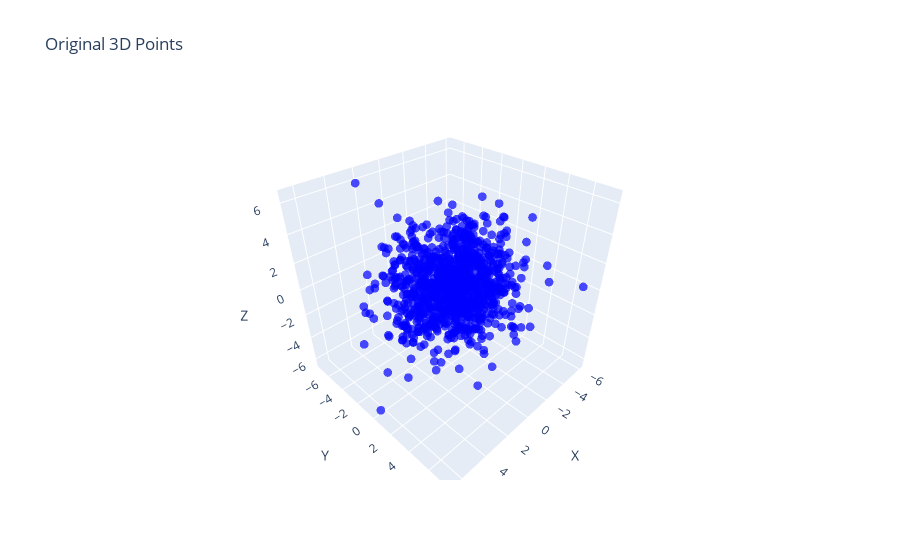
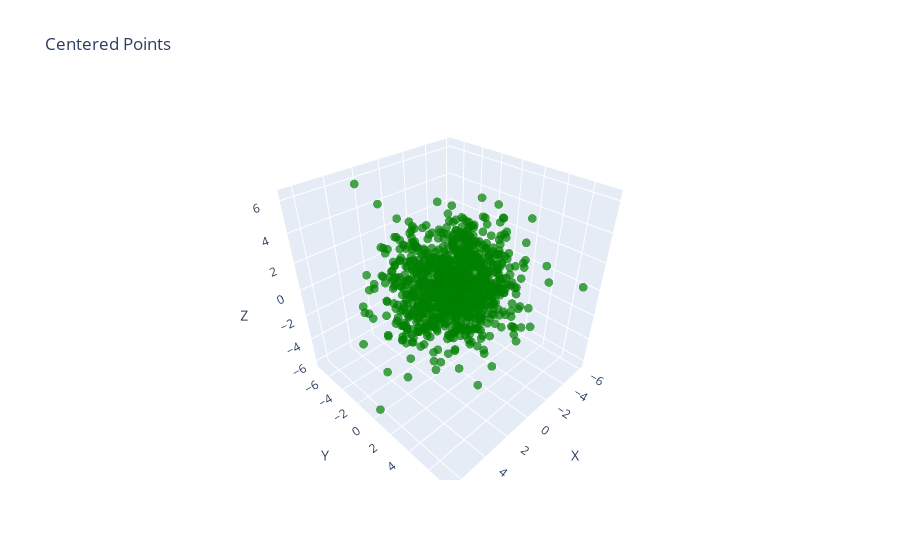
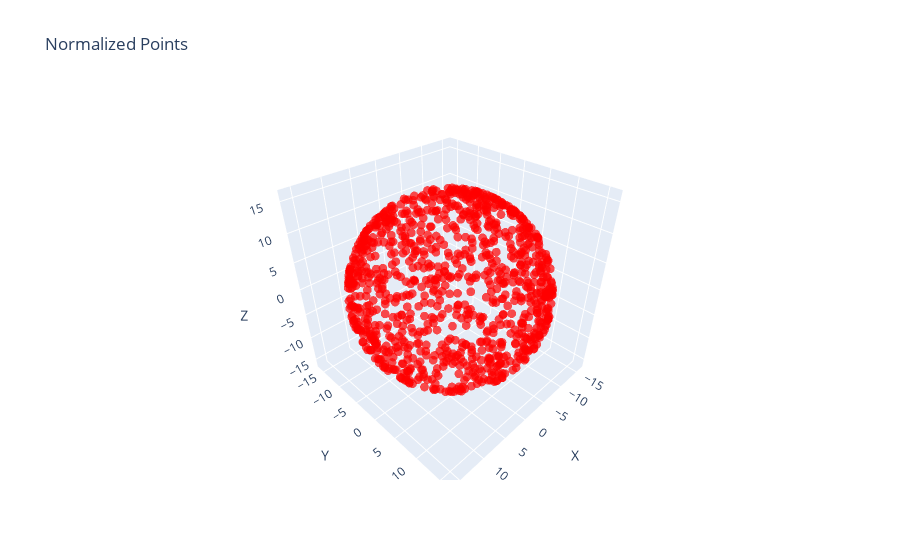

Notebook cell for these charts, in order:
### Code cell
import jax
import jax.numpy as jnp
import flax.linen as nn
import numpy as np
import plotly.graph_objects as go
import ipywidgets as widgets
from IPython.display import display

class LayerNorm(nn.Module):
    eps: float = 1e-5
    
    @nn.compact
    def __call__(self, x):
        mean = jnp.mean(x, axis=-1, keepdims=True)
        x_centered = x - mean
        var = jnp.var(x, axis=-1, keepdims=True, ddof=0)
        x_normalized = x_centered / jnp.sqrt(var + self.eps)
        return x_normalized, x_centered

def project_3d_to_256d(points_3d, key):
    n_points = points_3d.shape[0]
    key1, key2 = jax.random.split(key)
    random_matrix = jax.random.normal(key1, (256, 256))
    q, _ = jnp.linalg.qr(random_matrix)
    basis = q[:, :3]
    points_256d = points_3d @ basis.T
    noise = jax.random.normal(key2, (n_points, 256)) * 0.01
    for i in range(3):
        noise = noise - jnp.outer(noise @ basis[:, i], basis[:, i])
    return points_256d, basis

def project_256d_to_3d(points_256d, basis):
    return points_256d @ basis

def create_plotly_figure(points, title, color):
    fig = go.Figure()
    fig.add_trace(go.Scatter3d(
        x=points[:, 0],
        y=points[:, 1],
        z=points[:, 2],
        mode='markers',
        marker=dict(size=3, color=color, opacity=0.7)
    ))
    fig.update_layout(
        title=title,
        scene=dict(
            xaxis_title='X',
            yaxis_title='Y',
            zaxis_title='Z',
            aspectmode='cube'
        )
    )
    return fig

def visualize_layernorm(n_points=1000):
    key = jax.random.PRNGKey(0)
    key, subkey = jax.random.split(key)
    points_3d = jax.random.normal(subkey, (n_points, 3)) * 2
    points_256d, basis = project_3d_to_256d(points_3d, key)
    layer_norm = LayerNorm()
    variables = layer_norm.init(key, points_256d)
    points_normalized, points_centered = layer_norm.apply(variables, points_256d)
    points_3d = np.array(points_3d)
    points_centered_3d = np.array(project_256d_to_3d(points_centered, basis))
    points_normalized_3d = np.array(project_256d_to_3d(points_normalized, basis))
    
    original_fig = create_plotly_figure(points_3d, 'Original 3D Points', 'blue')
    centered_fig = create_plotly_figure(points_centered_3d, 'Centered Points', 'green')
    normalized_fig = create_plotly_figure(points_normalized_3d, 'Normalized Points', 'red')
    
    return original_fig, centered_fig, normalized_fig

def interactive_visualization(n_points=1000):
    original_fig, centered_fig, normalized_fig = visualize_layernorm(n_points)
    display(original_fig)
    display(centered_fig)
    display(normalized_fig)

widgets.interact(interactive_visualization, n_points=widgets.IntSlider(min=500, max=5000, step=500, value=1000));

### Figure 1 — Plotly figure (JSON) as saved in the notebook; plotly's stock layout.template omitted (floating-point values rounded to 4 significant figures; data arrays with more than 128 entries replaced by an {"elided": "..."} marker saying what was removed)
{"data": [{"marker": {"color": "blue", "opacity": 0.7, "size": 3}, "mode": "markers", "type": "scatter3d", "x": {"elided": "1000 float values"}, "y": {"elided": "1000 float values"}, "z": {"elided": "1000 float values"}}], "layout": {"scene": {"aspectmode": "cube", "xaxis": {"title": {"text": "X"}}, "yaxis": {"title": {"text": "Y"}}, "zaxis": {"title": {"text": "Z"}}}, "title": {"text": "Original 3D Points"}}}

### Figure 2 — Plotly figure (JSON) as saved in the notebook; plotly's stock layout.template omitted (floating-point values rounded to 4 significant figures; data arrays with more than 128 entries replaced by an {"elided": "..."} marker saying what was removed)
{"data": [{"marker": {"color": "green", "opacity": 0.7, "size": 3}, "mode": "markers", "type": "scatter3d", "x": {"elided": "1000 float values"}, "y": {"elided": "1000 float values"}, "z": {"elided": "1000 float values"}}], "layout": {"scene": {"aspectmode": "cube", "xaxis": {"title": {"text": "X"}}, "yaxis": {"title": {"text": "Y"}}, "zaxis": {"title": {"text": "Z"}}}, "title": {"text": "Centered Points"}}}

### Figure 3 — Plotly figure (JSON) as saved in the notebook; plotly's stock layout.template omitted (floating-point values rounded to 4 significant figures; data arrays with more than 128 entries replaced by an {"elided": "..."} marker saying what was removed)
{"data": [{"marker": {"color": "red", "opacity": 0.7, "size": 3}, "mode": "markers", "type": "scatter3d", "x": {"elided": "1000 float values"}, "y": {"elided": "1000 float values"}, "z": {"elided": "1000 float values"}}], "layout": {"scene": {"aspectmode": "cube", "xaxis": {"title": {"text": "X"}}, "yaxis": {"title": {"text": "Y"}}, "zaxis": {"title": {"text": "Z"}}}, "title": {"text": "Normalized Points"}}}
